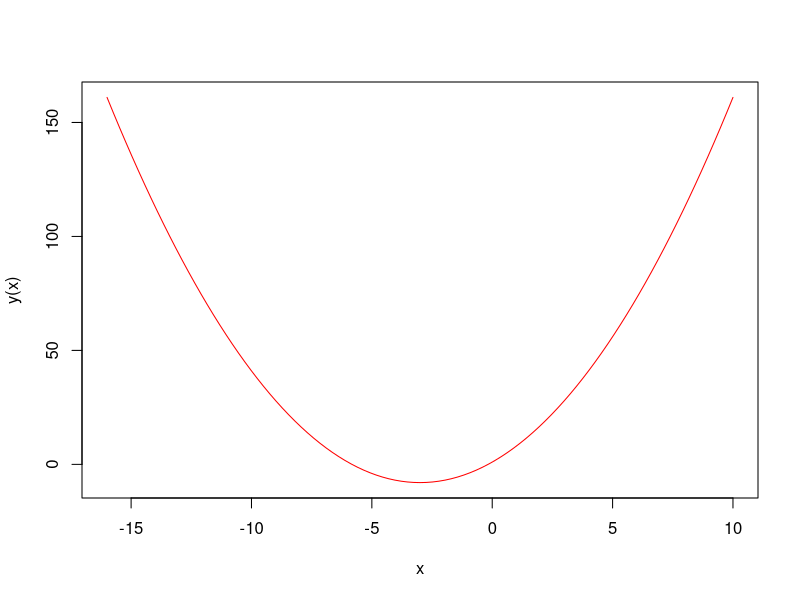
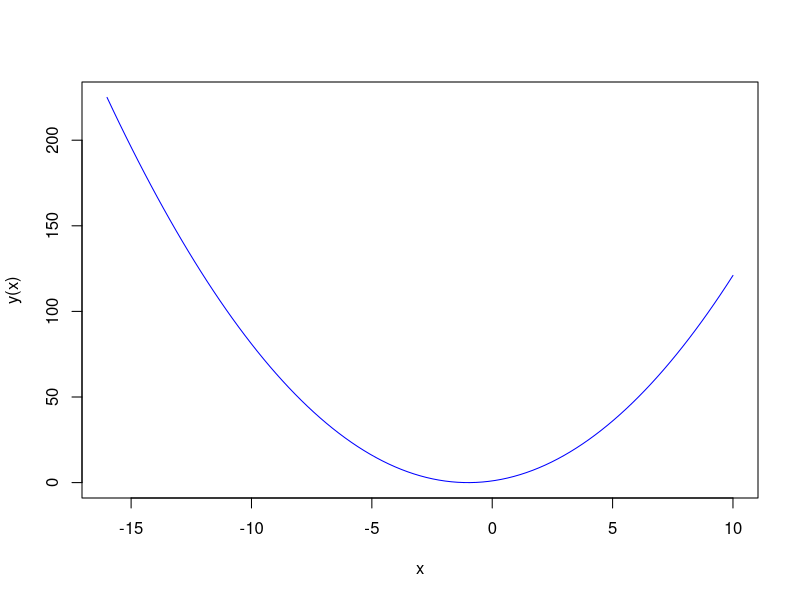
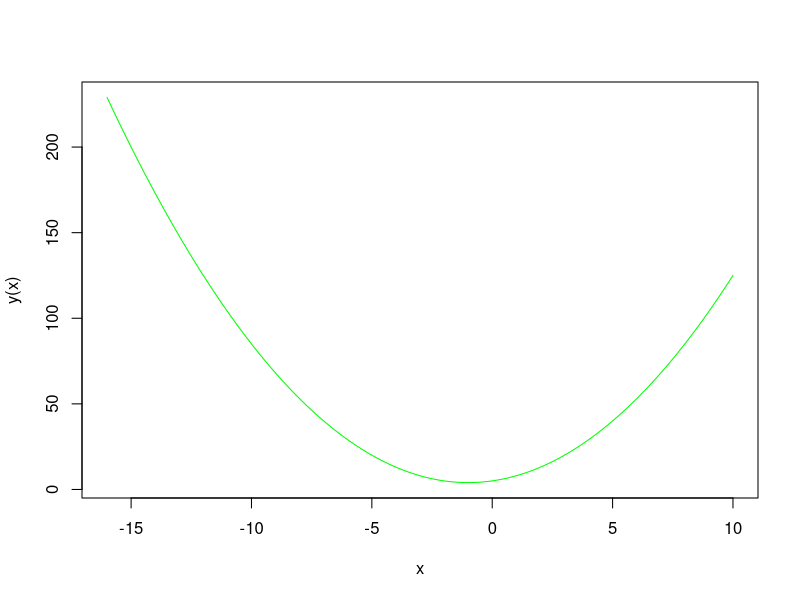

Write R code to recreate these figures, in order.
## ---- chunk 1
y <- function(x) 1*x^2 + 6*x + 1  
curve(y, -16, 10, col="red")
## ---- chunk 2
y <- function(x) 1*x^2 + 2*x + 1
curve(y, -16, 10, col="blue")
## ---- chunk 3
y<- function(x) 1*x^2 + 2*x + 5
curve(y, -16, 10, col="green")
